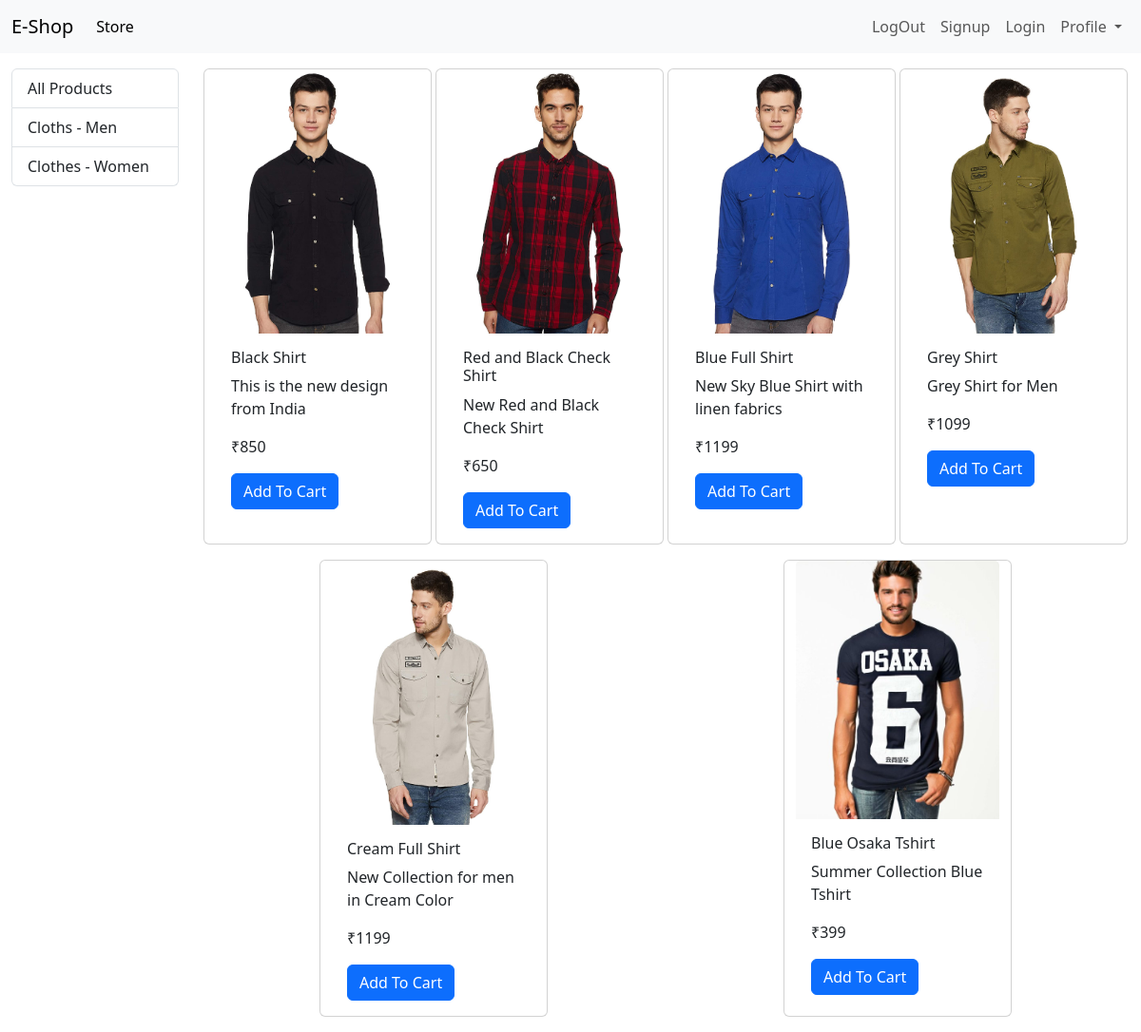
/?category=1, run on the app's committed database.
### store/models/category.py (models this page shows, shortened)
class Category(models.Model):
    name=models.CharField(max_length=20)
    @staticmethod
    def get_all_categories():
        return Category.objects.all()

### store/models/product.py (models this page shows, shortened)
class Product(models.Model):
    product_name = models.CharField(max_length=50)
    product_price = models.IntegerField(default=0)
    category = models.ForeignKey(Category,on_delete=models.CASCADE,default=1)
    product_image = models.ImageField(upload_to='Uploads/products/')
    product_description = models.CharField(max_length=200,default='',null=True,blank=True)
    @staticmethod
    def get_all_product_by_categoryid(category_id):
        if category_id:
            return Product.objects.filter(category=category_id)
        else:
            return Product.get_all_products()

### store/views.py (the view)
# urls.py: path('',index,name='homepage'),
def index(request):
    products=None
    categories=Category.get_all_categories()
    categoryId=request.GET.get('category')
    if categoryId:
        products=Product.get_all_product_by_categoryid(categoryId)
    else:
        products=Product.get_all_products()
    data={}
    data['products']=products
    data['categories']=categories
    return render(request,'index.html',data)

### store/templates/index.html
 {% extends 'base.html' %}
  {%block content%}
  <div class='container-fluid mt-3'>
    <div class='row'>
      <div class="col-lg-2 mx-auto">
        <div class="list-group">
          <a href="/" class="list-group-item list-group-item-action">All Products</a>
          {% for category in categories %}
          <a href="/?category={{category.id}}" class="list-group-item list-group-item-action">{{category.name}}</a>
          {% endfor %}
        </div>
      </div>
      <div id='products' class='col-lg-10 mx-auto'>
        <div class="row mx-auto">
          {% for prod in products %}
          <div class="card mx-auto mb-3" style="width: 15rem">
            <img
              src="{{prod.product_image.url}}"
              class="card-img-top"
              alt="..."
            />
            <div class="card-body">
              <h6 class="card-title">{{prod.product_name}}</h6>
              <p class="card-text">{{prod.product_description}}</p>
              <p>₹{{prod.product_price}}</p>
              <a href="#" class="btn btn-primary">Add To Cart</a>
            </div>
          </div>
          {% endfor %}
        </div>
      </div>
    </div>
  </div>
  {%endblock%}

### data on the page
Category: name "Cloths - Men"
Category: name "Clothes - Women"
Product: product_image (picture), product_name "Black Shirt", product_description "This is the new design from India", product_price "850"
Product: product_image (picture), product_name "Red and Black Check Shirt", product_description "New Red and Black Check Shirt", product_price "650"
Product: product_image (picture), product_name "Blue Full Shirt", product_description "New Sky Blue Shirt with linen fabrics", product_price "1199"
Product: product_image (picture), product_name "Grey Shirt", product_description "Grey Shirt for Men", product_price "1099"
Product: product_image (picture), product_name "Cream Full Shirt", product_description "New Collection for men in Cream Color", product_price "1199"
Product: product_image (picture), product_name "Blue Osaka Tshirt", product_description "Summer Collection Blue Tshirt", product_price "399"
